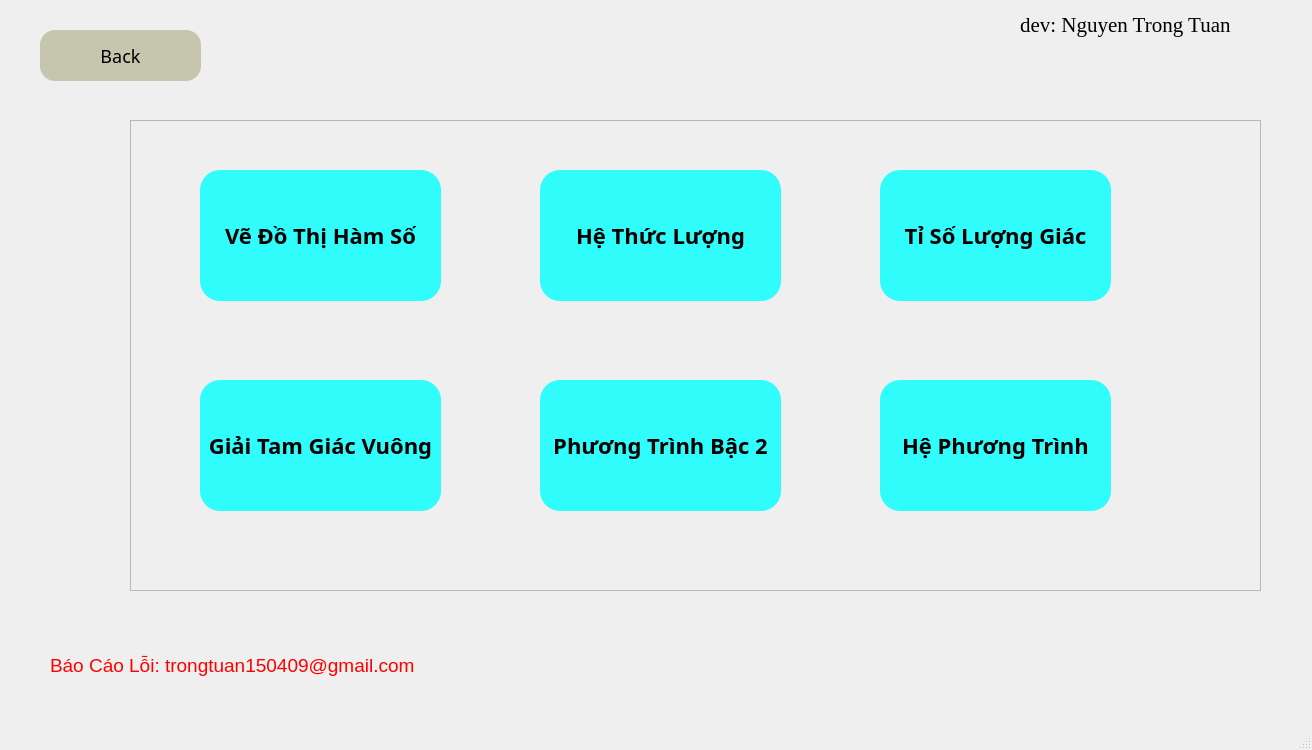
<?xml version="1.0" encoding="UTF-8"?>
<ui version="4.0">
 <class>MainWindow</class>
 <widget class="QMainWindow" name="MainWindow">
  <property name="geometry">
   <rect>
    <x>0</x>
    <y>0</y>
    <width>1312</width>
    <height>750</height>
   </rect>
  </property>
  <property name="font">
   <font>
    <weight>75</weight>
    <bold>true</bold>
   </font>
  </property>
  <property name="windowTitle">
   <string>MainWindow</string>
  </property>
  <property name="styleSheet">
   <string notr="true">#button_backmenu{font-family:century gothic;font-size:18px;background:rgba(170, 170, 131,0.6);border-radius:15px;}#button_backmenu:hover{background-color: rgb(135, 124, 255);}
#button_dothi , #button_htluong , #button_tslgiac , #button_hept , #button_ptb2,#button_gtgv{font-family:century gothic;font-size:22px;font-weight: bold;background:rgba(0, 255, 255, 0.8);border-radius:20px;}
#button_dothi:hover  , #button_htluong:hover  , #button_tslgiac:hover  , #button_hept:hover  , #button_ptb2:hover ,  #button_ptb1:hover,#button_gtgv:hover {background-color: rgb(18, 23, 39);color: rgb(0, 255, 255);}

</string>
  </property>
  <widget class="QWidget" name="centralwidget">
   <widget class="QPushButton" name="button_backmenu">
    <property name="geometry">
     <rect>
      <x>40</x>
      <y>30</y>
      <width>161</width>
      <height>51</height>
     </rect>
    </property>
    <property name="font">
     <font>
      <family>century gothic</family>
      <pointsize>-1</pointsize>
     </font>
    </property>
    <property name="text">
     <string>Back</string>
    </property>
    <property name="icon">
     <iconset resource="image.qrc">
      <normaloff>:/picture/.icon_back.png</normaloff>:/picture/.icon_back.png</iconset>
    </property>
    <property name="iconSize">
     <size>
      <width>35</width>
      <height>35</height>
     </size>
    </property>
   </widget>
   <widget class="QFrame" name="frame">
    <property name="geometry">
     <rect>
      <x>130</x>
      <y>120</y>
      <width>1131</width>
      <height>471</height>
     </rect>
    </property>
    <property name="styleSheet">
     <string notr="true"/>
    </property>
    <property name="frameShape">
     <enum>QFrame::StyledPanel</enum>
    </property>
    <property name="frameShadow">
     <enum>QFrame::Raised</enum>
    </property>
    <widget class="QPushButton" name="button_tslgiac">
     <property name="geometry">
      <rect>
       <x>750</x>
       <y>50</y>
       <width>231</width>
       <height>131</height>
      </rect>
     </property>
     <property name="font">
      <font>
       <family>century gothic</family>
       <pointsize>-1</pointsize>
       <weight>75</weight>
       <bold>true</bold>
      </font>
     </property>
     <property name="text">
      <string>Tỉ Số Lượng Giác</string>
     </property>
    </widget>
    <widget class="QPushButton" name="button_gtgv">
     <property name="geometry">
      <rect>
       <x>70</x>
       <y>260</y>
       <width>241</width>
       <height>131</height>
      </rect>
     </property>
     <property name="font">
      <font>
       <family>century gothic</family>
       <pointsize>-1</pointsize>
       <weight>75</weight>
       <bold>true</bold>
      </font>
     </property>
     <property name="text">
      <string>Giải Tam Giác Vuông</string>
     </property>
    </widget>
    <widget class="QPushButton" name="button_dothi">
     <property name="geometry">
      <rect>
       <x>70</x>
       <y>50</y>
       <width>241</width>
       <height>131</height>
      </rect>
     </property>
     <property name="font">
      <font>
       <family>century gothic</family>
       <pointsize>-1</pointsize>
       <weight>75</weight>
       <bold>true</bold>
      </font>
     </property>
     <property name="styleSheet">
      <string notr="true"/>
     </property>
     <property name="text">
      <string>Vẽ Đồ Thị Hàm Số</string>
     </property>
    </widget>
    <widget class="QPushButton" name="button_htluong">
     <property name="geometry">
      <rect>
       <x>410</x>
       <y>50</y>
       <width>241</width>
       <height>131</height>
      </rect>
     </property>
     <property name="font">
      <font>
       <family>century gothic</family>
       <pointsize>-1</pointsize>
       <weight>75</weight>
       <bold>true</bold>
      </font>
     </property>
     <property name="styleSheet">
      <string notr="true"/>
     </property>
     <property name="text">
      <string>Hệ Thức Lượng</string>
     </property>
    </widget>
    <widget class="QPushButton" name="button_ptb2">
     <property name="geometry">
      <rect>
       <x>410</x>
       <y>260</y>
       <width>241</width>
       <height>131</height>
      </rect>
     </property>
     <property name="font">
      <font>
       <family>century gothic</family>
       <pointsize>-1</pointsize>
       <weight>75</weight>
       <bold>true</bold>
      </font>
     </property>
     <property name="text">
      <string>Phương Trình Bậc 2</string>
     </property>
    </widget>
    <widget class="QPushButton" name="button_hept">
     <property name="geometry">
      <rect>
       <x>750</x>
       <y>260</y>
       <width>231</width>
       <height>131</height>
      </rect>
     </property>
     <property name="font">
      <font>
       <family>century gothic</family>
       <pointsize>-1</pointsize>
       <weight>75</weight>
       <bold>true</bold>
      </font>
     </property>
     <property name="text">
      <string>Hệ Phương Trình</string>
     </property>
    </widget>
   </widget>
   <widget class="QLabel" name="label_4">
    <property name="geometry">
     <rect>
      <x>50</x>
      <y>640</y>
      <width>591</width>
      <height>51</height>
     </rect>
    </property>
    <property name="text">
     <string>&lt;html&gt;&lt;head/&gt;&lt;body&gt;&lt;p&gt;&lt;span style=&quot; font-size:14pt; color:#ff0000;&quot;&gt;Báo Cáo Lỗi: trongtuan150409@gmail.com&lt;/span&gt;&lt;/p&gt;&lt;/body&gt;&lt;/html&gt;</string>
    </property>
   </widget>
   <widget class="QLabel" name="label_12">
    <property name="geometry">
     <rect>
      <x>1020</x>
      <y>10</y>
      <width>271</width>
      <height>31</height>
     </rect>
    </property>
    <property name="font">
     <font>
      <family>Times New Roman</family>
      <pointsize>14</pointsize>
     </font>
    </property>
    <property name="text">
     <string>&lt;html&gt;&lt;head/&gt;&lt;body&gt;&lt;p&gt;&lt;span style=&quot; font-size:16pt;&quot;&gt;dev: Nguyen Trong Tuan&lt;/span&gt;&lt;/p&gt;&lt;/body&gt;&lt;/html&gt;</string>
    </property>
   </widget>
  </widget>
  <widget class="QMenuBar" name="menubar">
   <property name="geometry">
    <rect>
     <x>0</x>
     <y>0</y>
     <width>1312</width>
     <height>26</height>
    </rect>
   </property>
  </widget>
  <widget class="QStatusBar" name="statusbar"/>
 </widget>
 <resources>
  <include location="image.qrc"/>
 </resources>
 <connections/>
</ui>
